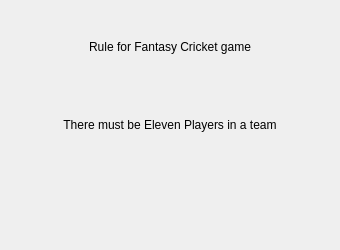
<?xml version="1.0" encoding="UTF-8"?>
<ui version="4.0">
 <class>Dialog</class>
 <widget class="QDialog" name="Dialog">
  <property name="geometry">
   <rect>
    <x>0</x>
    <y>0</y>
    <width>340</width>
    <height>250</height>
   </rect>
  </property>
  <property name="windowTitle">
   <string>Dialog</string>
  </property>
  <layout class="QVBoxLayout" name="verticalLayout">
   <item>
    <widget class="QLabel" name="label_3">
     <property name="text">
      <string>Rule for Fantasy Cricket game</string>
     </property>
     <property name="alignment">
      <set>Qt::AlignCenter</set>
     </property>
    </widget>
   </item>
   <item>
    <widget class="QLabel" name="label">
     <property name="text">
      <string>There must be Eleven Players in a team</string>
     </property>
     <property name="alignment">
      <set>Qt::AlignCenter</set>
     </property>
    </widget>
   </item>
   <item>
    <widget class="QLabel" name="label_2">
     <property name="text">
      <string/>
     </property>
     <property name="pixmap">
      <pixmap>../../../Pictures/rule.png</pixmap>
     </property>
     <property name="alignment">
      <set>Qt::AlignCenter</set>
     </property>
    </widget>
   </item>
  </layout>
 </widget>
 <resources/>
 <connections/>
</ui>
